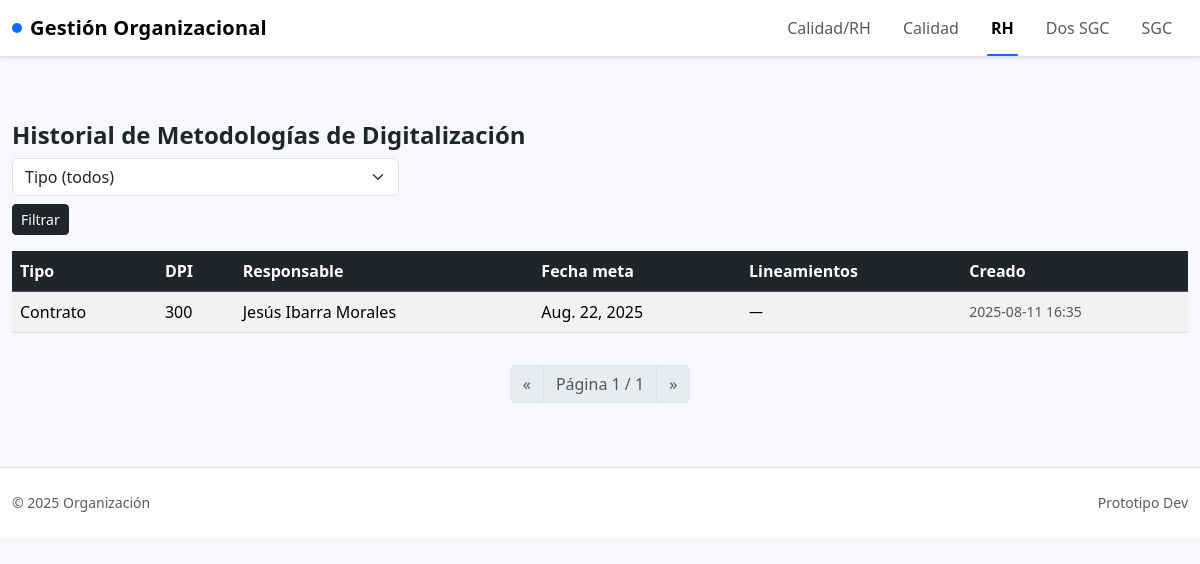
Page /rh/metodologias/ on the committed database.
### app/models.py (models this page shows, shortened)
class TimeStampedModel(models.Model):
    created_at = models.DateTimeField(auto_now_add=True)
    updated_at = models.DateTimeField(auto_now=True)
    class Meta:
        abstract = True

class MetodologiaDigitalizacion(TimeStampedModel):
    TIPOS = (("Contrato","Contrato"),("Expediente","Expediente"),("Otro","Otro"))
    tipo_documento = models.CharField(max_length=30, choices=TIPOS)
    resolucion_dpi = models.PositiveIntegerField(default=300)
    responsable = models.ForeignKey(Empleado, on_delete=models.SET_NULL, null=True)
    fecha_meta = models.DateField()
    lineamientos = models.TextField(blank=True)

class Empleado(TimeStampedModel):
    nombre = models.CharField(max_length=150)
    correo = models.EmailField(blank=True)
    def __str__(self):
        return self.nombre

### app/views.py (the view)
# urls.py: path('rh/metodologias/', views.hist_metodologias, name='hist_metodologias'),
def hist_metodologias(request):
    qs = MetodologiaDigitalizacion.objects.select_related('responsable').order_by('-created_at')
    tipo = request.GET.get('tipo')
    if tipo:
        qs = qs.filter(tipo_documento=tipo)
    page = _paginate(request, qs)
    return render(request, 'hist_metodologias.html', {'page': page})

### app/views.py (called while the page is built)
def _paginate(request, qs, per_page=25):
    return Paginator(qs, per_page).get_page(request.GET.get('page'))

### app/templates/hist_metodologias.html (shortened to what this page needs)
{% extends 'base.html' %}
{% block content %}
<h1 class="h4 fw-bold">Historial de Metodologías de Digitalización</h1>
<form class="row g-2 mb-3" method="get">
  <div class="col-md-4">
    <select class="form-select" name="tipo">
      <option value="">Tipo (todos)</option>
    </select>
  </div>
  <div class="col-12">
    <button class="btn btn-dark btn-sm">Filtrar</button>
  </div>
</form>
<div class="table-responsive">
<table class="table table-striped align-middle">
  <thead class="table-dark">
    <tr><th>Tipo</th><th>DPI</th><th>Responsable</th><th>Fecha meta</th><th>Lineamientos</th><th>Creado</th></tr>
  </thead>
  <tbody>
    {% for m in page.object_list %}
      <tr>
        <td>{{ m.tipo_documento }}</td>
        <td>{{ m.resolucion_dpi }}</td>
        <td>{{ m.responsable }}</td>
        <td>{{ m.fecha_meta }}</td>
        <td class="small">{{ m.lineamientos|default:'—' }}</td>
        <td class="text-muted small">{{ m.created_at|date:'Y-m-d H:i' }}</td>
      </tr>
    {% empty %}
      <tr><td colspan="6" class="text-center text-muted">Sin registros</td></tr>
    {% endfor %}
  </tbody>
</table>
</div>
{% include '_pager.html' with page=page %}
{% endblock %}

### app/templates/base.html (style rules this page uses)
:root { --app-body-bg: #f6f8fb; }
body { background: var(--app-body-bg); }
.table td, .table th { vertical-align: middle; }

### rows in the picture
MetodologiaDigitalizacion: tipo_documento "Contrato", resolucion_dpi "300", responsable "Jesús Ibarra Morales", fecha_meta "Aug. 22, 2025", lineamientos "—", created_at "2025-08-11 16:35"

### other values in the picture
{{ page.number }} "1"
{{ page.paginator.num_pages }} "1"
{{ now|default:2025 }} "2025"
